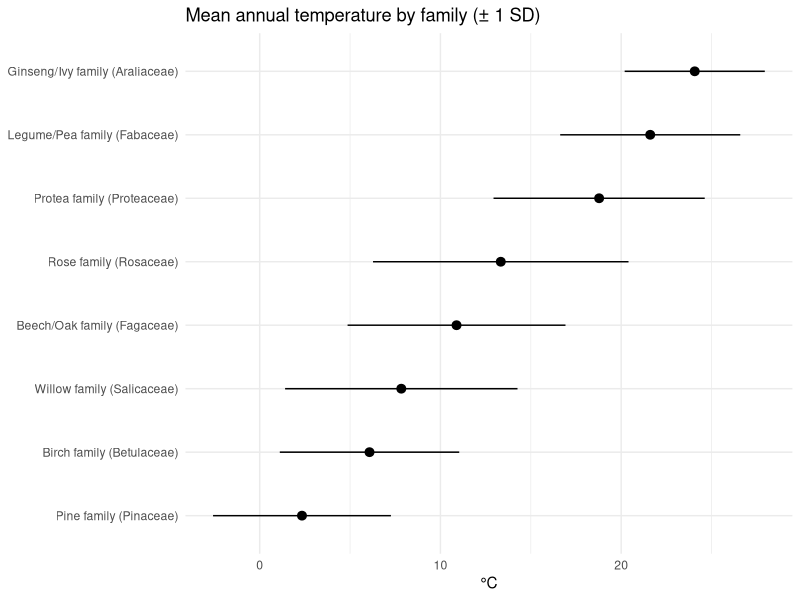
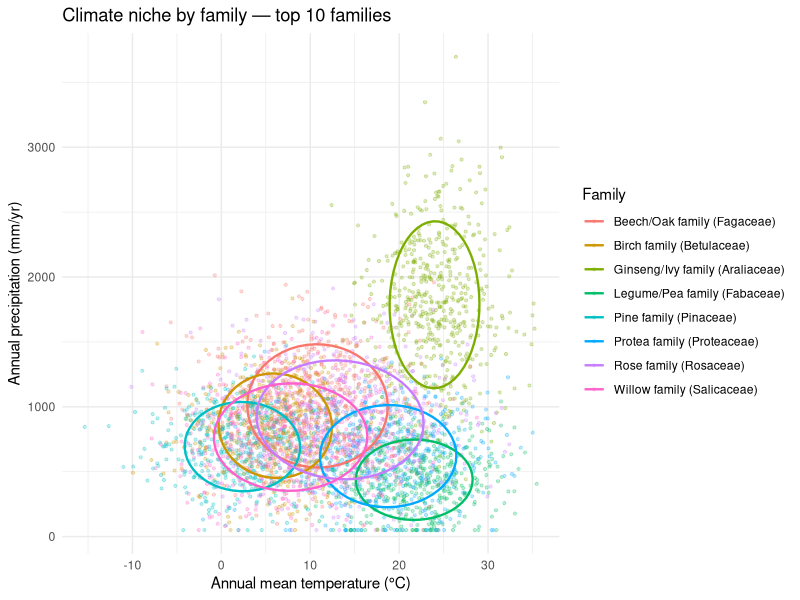
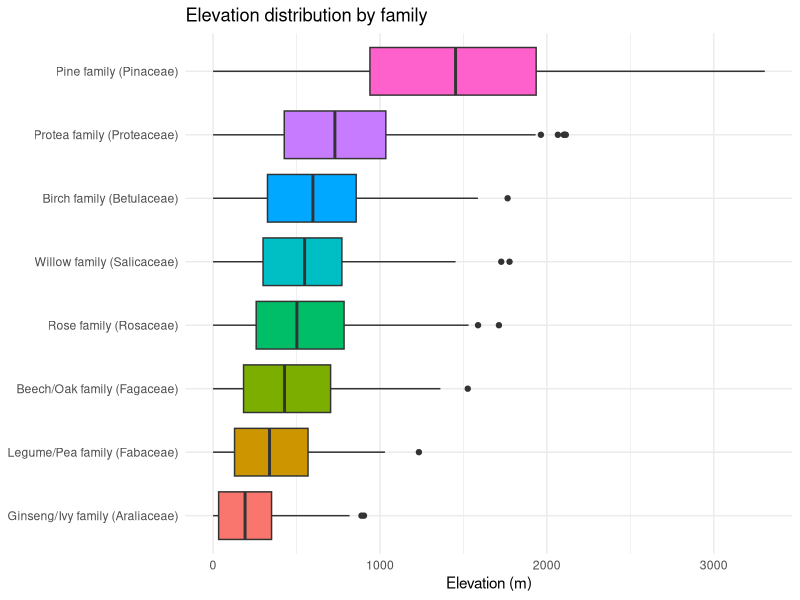
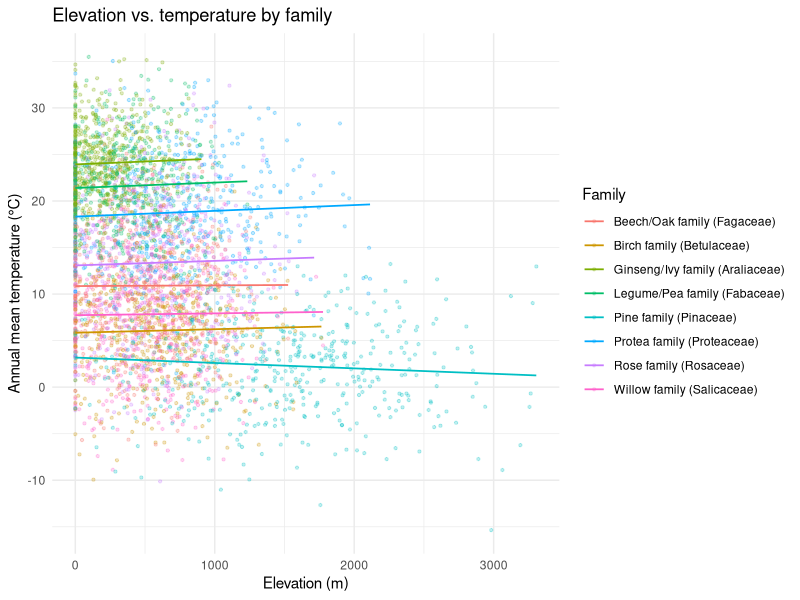
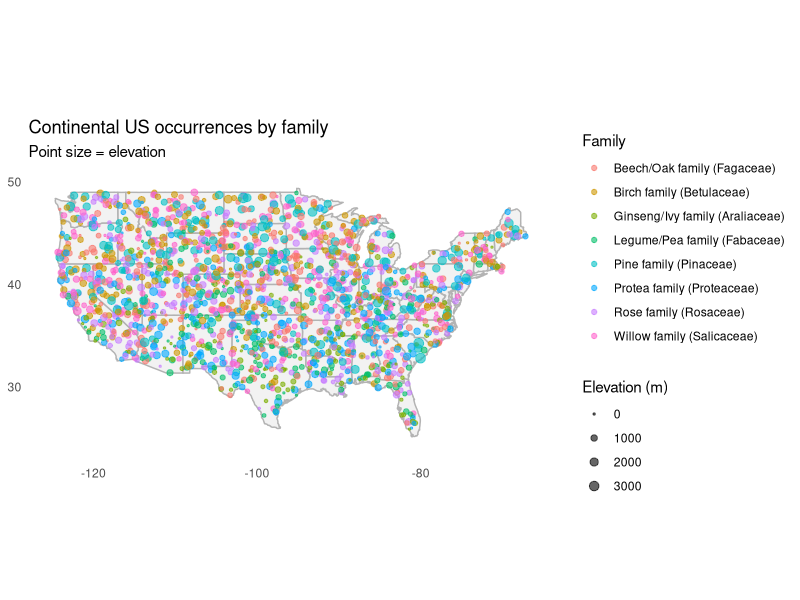
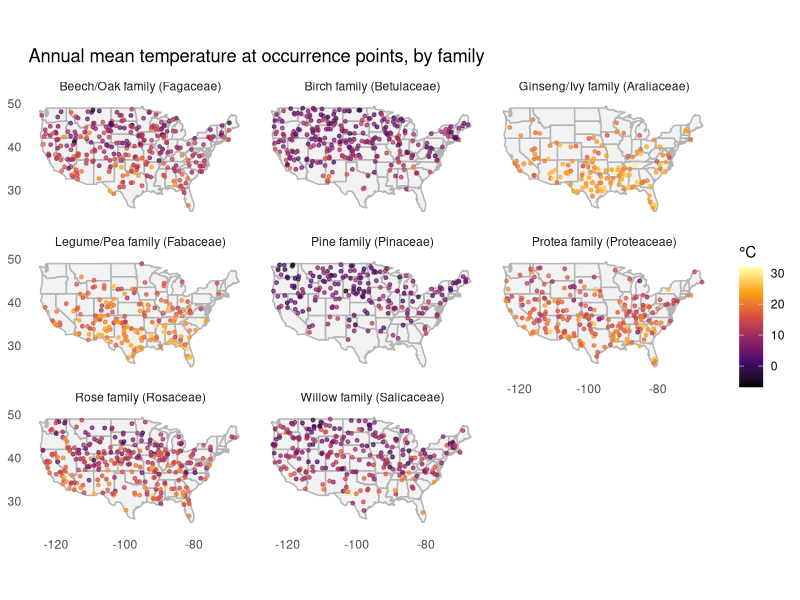

Recreate these plots in R, in order.
## ---- chunk 1
library(jsonlite)
library(dplyr)
library(purrr)
library(tibble)
library(stringr)
library(ggplot2)
library(tidyr)
library(forcats)

theme_set(theme_minimal())
## ---- chunk 2
#| echo: false
# Synthetic stand-in with deliberately built-in family-climate relationships
# (e.g. Pinaceae skewed cold/high-elevation, Fabaceae skewed warm/dry) so
# the demonstration plots below show what a real signal looks like.
# DELETE this chunk once you're rendering against the real loader above.
set.seed(7)
n <- 4000

family_profiles <- tibble(
  family = c("Pinaceae", "Betulaceae", "Salicaceae", "Fagaceae",
             "Rosaceae", "Fabaceae", "Proteaceae", "Araliaceae"),
  temp_mean_C = c(2, 6, 8, 11, 13, 22, 19, 24),
  temp_sd_C   = c(5, 5, 6, 6, 7, 5, 6, 4),
  precip_mean = c(700, 850, 750, 1000, 900, 450, 600, 1800),
  precip_sd   = c(250, 300, 300, 350, 350, 250, 300, 500),
  elev_mean   = c(1400, 600, 500, 450, 500, 350, 700, 200),
  elev_sd     = c(700, 400, 350, 350, 400, 300, 500, 250),
  level0      = c("Evergreen Needleleaf", "Deciduous Broadleaf", "Deciduous Broadleaf",
                   "Deciduous Broadleaf", "Deciduous Broadleaf", "Deciduous Broadleaf",
                   "Evergreen Broadleaf", "Evergreen Broadleaf")
)

sampled_family <- sample(family_profiles$family, n, replace = TRUE)
fp <- family_profiles[match(sampled_family, family_profiles$family), ]

temp_C  <- rnorm(n, fp$temp_mean_C, fp$temp_sd_C)
precip  <- pmax(50, rnorm(n, fp$precip_mean, fp$precip_sd))
elev    <- pmax(0, rnorm(n, fp$elev_mean, fp$elev_sd))

# Rough lat/lon so cold/high-elevation families land at higher latitudes,
# loosely centered on the continental US for the map demo in Section 5.
lat <- pmin(70, pmax(20, 50 - temp_C * 0.9 + rnorm(n, 0, 6)))
lon <- runif(n, -125, -66)

df <- tibble(
  key = sprintf("%06d", seq_len(n)),
  level0 = fp$level0,
  family = sampled_family,
  genus = paste0(substr(sampled_family, 1, 4), sample(1:6, n, replace = TRUE)),
  species = paste(genus, sample(letters[1:10], n, replace = TRUE)),
  longitude = lon, latitude = lat,
  elevation = elev,
  slope = pmax(0, rnorm(n, 8, 6)),
  aspect = sample(0:359, n, replace = TRUE),
  soil_moisture_0_5cm = pmax(0, rnorm(n, 25, 8)),
  soil_moisture_5_15cm = pmax(0, rnorm(n, 27, 8)),
  soil_moisture_15_30cm = pmax(0, rnorm(n, 29, 8)),
  annual_mean_temp = temp_C * 10,
  temp_seasonality = pmax(500, rnorm(n, 2500, 800)),
  annual_precipitation = precip
)
## ---- chunk 3
family_common_names <- tribble(
  ~family,          ~common_name,
  "Pinaceae",       "Pine family",
  "Betulaceae",     "Birch family",
  "Salicaceae",     "Willow family",
  "Fagaceae",       "Beech/Oak family",
  "Rosaceae",       "Rose family",
  "Fabaceae",       "Legume/Pea family",
  "Proteaceae",     "Protea family",
  "Araliaceae",     "Ginseng/Ivy family",
  "Ulmaceae",       "Elm family",
  "Viburnaceae",    "Viburnum family",
  "Aceraceae",      "Maple family",
  "Sapindaceae",    "Soapberry/Maple family",
  "Oleaceae",       "Olive/Ash family",
  "Juglandaceae",   "Walnut family",
  "Cupressaceae",   "Cypress family",
  "Taxaceae",       "Yew family",
  "Myrtaceae",      "Myrtle/Eucalyptus family",
  "Lauraceae",      "Laurel family",
  "Magnoliaceae",   "Magnolia family",
  "Moraceae",       "Mulberry/Fig family",
  "Anacardiaceae",  "Cashew/Sumac family",
  "Caprifoliaceae", "Honeysuckle family",
  "Ericaceae",      "Heath family",
  "Malvaceae",      "Mallow family",
  "Bignoniaceae",   "Trumpet vine family",
  "Cornaceae",      "Dogwood family",
  "Hamamelidaceae", "Witch-hazel family",
  "Platanaceae",    "Plane/Sycamore family",
  "Cactaceae",      "Cactus family",
  "Asteraceae",     "Daisy/Sunflower family",
  "Myricaceae",     "Bayberry family",
  "Ebenaceae",      "Ebony family",
  "Theaceae",       "Tea family",
  "Meliaceae",      "Mahogany family",
  "Combretaceae",   "Combretum family",
  "Arecaceae",      "Palm family"
)

df <- df |>
  left_join(family_common_names, by = "family") |>
  mutate(
    family_label = if_else(is.na(common_name),
                            family,
                            paste0(common_name, " (", family, ")"))
  )

# Quick check: which of your top families aren't in the lookup yet?
df |> distinct(family, common_name) |> filter(is.na(common_name))
## ---- chunk 4
top_families <- df |> count(family, sort = TRUE) |> slice_head(n = 10) |> pull(family)

family_niche <- df |>
  filter(family %in% top_families) |>
  group_by(family, family_label) |>
  summarise(
    n = n(),
    mean_temp_C = mean(annual_mean_temp / 10, na.rm = TRUE),
    sd_temp_C = sd(annual_mean_temp / 10, na.rm = TRUE),
    mean_precip_mm = mean(annual_precipitation, na.rm = TRUE),
    sd_precip_mm = sd(annual_precipitation, na.rm = TRUE),
    mean_elevation_m = mean(elevation, na.rm = TRUE),
    sd_elevation_m = sd(elevation, na.rm = TRUE),
    .groups = "drop"
  ) |>
  relocate(family_label, .after = family) |>
  arrange(mean_temp_C)

family_niche
## ---- chunk 5
family_niche |>
  mutate(family_label = fct_reorder(family_label, mean_temp_C)) |>
  ggplot(aes(family_label, mean_temp_C)) +
  geom_pointrange(aes(ymin = mean_temp_C - sd_temp_C, ymax = mean_temp_C + sd_temp_C)) +
  coord_flip() +
  labs(title = "Mean annual temperature by family (± 1 SD)",
       x = NULL, y = "°C")
## ---- chunk 6
df |>
  filter(family %in% top_families) |>
  ggplot(aes(annual_mean_temp / 10, annual_precipitation, color = family_label)) +
  geom_point(alpha = 0.25, size = 0.8) +
  stat_ellipse(level = 0.68, linewidth = 0.8) +
  labs(title = "Climate niche by family — top 10 families",
       x = "Annual mean temperature (°C)", y = "Annual precipitation (mm/yr)",
       color = "Family")
## ---- chunk 7
df |>
  filter(family %in% top_families) |>
  mutate(family_label = fct_reorder(family_label, elevation, .fun = median)) |>
  ggplot(aes(family_label, elevation, fill = family_label)) +
  geom_boxplot(show.legend = FALSE) +
  coord_flip() +
  labs(title = "Elevation distribution by family", x = NULL, y = "Elevation (m)")
## ---- chunk 8
df |>
  filter(family %in% top_families) |>
  ggplot(aes(elevation, annual_mean_temp / 10, color = family_label)) +
  geom_point(alpha = 0.25, size = 0.8) +
  geom_smooth(method = "lm", se = FALSE, linewidth = 0.6) +
  labs(title = "Elevation vs. temperature by family",
       x = "Elevation (m)", y = "Annual mean temperature (°C)", color = "Family")
## ---- chunk 9
# install.packages("maps")  # ships US state borders, no API key needed
library(maps)

us_bbox <- df |>
  filter(longitude > -125, longitude < -66, latitude > 24, latitude < 50) |>
  filter(family %in% top_families) |>
  mutate(us_state = map.where("state", longitude, latitude)) |>
  filter(!is.na(us_state))   # drops ocean / Canada / Mexico points

ggplot(us_bbox, aes(longitude, latitude)) +
  borders("state", fill = "grey95", colour = "grey70") +
  geom_point(aes(color = family_label, size = elevation), alpha = 0.6) +
  scale_size_continuous(range = c(0.5, 3), name = "Elevation (m)") +
  coord_quickmap(xlim = c(-125, -66), ylim = c(24, 50)) +
  labs(title = "Continental US occurrences by family",
       subtitle = "Point size = elevation",
       x = NULL, y = NULL, color = "Family") +
  theme(panel.grid = element_blank())
## ---- chunk 10
ggplot(us_bbox, aes(longitude, latitude)) +
  borders("state", fill = "grey95", colour = "grey70") +
  geom_point(aes(color = annual_mean_temp / 10), alpha = 0.7, size = 1) +
  scale_color_viridis_c(option = "inferno", name = "°C") +
  coord_quickmap(xlim = c(-125, -66), ylim = c(24, 50)) +
  facet_wrap(~family_label) +
  labs(title = "Annual mean temperature at occurrence points, by family",
       x = NULL, y = NULL) +
  theme(panel.grid = element_blank())
